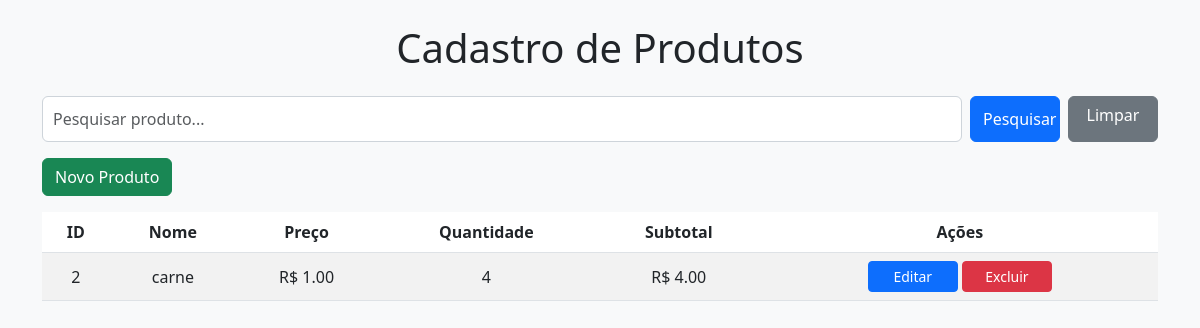
Before: / with the older database file.
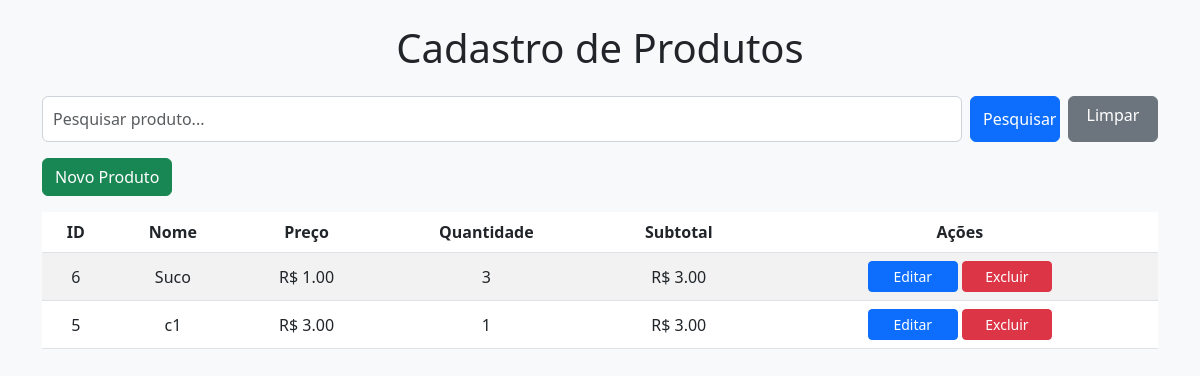
After: the same page with the newer database file.
### tables this page shows
CREATE TABLE produtos (
                            id INTEGER PRIMARY KEY AUTOINCREMENT,
                            nome TEXT NOT NULL,
                            preco REAL NOT NULL,
                            quantidade INTEGER NOT NULL,
                            subtotal REAL NOT NULL
                        );

### app.py (the view)
@app.route('/')
def index():
    with sqlite3.connect(DB) as conn:
        cursor = conn.execute("SELECT * FROM produtos ORDER BY id DESC")
        produtos = cursor.fetchall()
    return render_template('index.html', produtos=produtos)

### templates/index.html
{% extends 'base.html' %}
{% block conteudo %}
<form method="get" action="{{ url_for('pesquisar') }}" class="mb-3 d-flex" style="gap: 8px;">
    <input type="text" name="q" class="form-control" placeholder="Pesquisar produto..." value="{{ termo|default('') }}">
    <button type="submit" class="btn btn-primary">Pesquisar</button>
    <a href="{{ url_for('index') }}" class="btn btn-secondary">Limpar</a>
</form>
<a href="{{ url_for('criar') }}" class="btn btn-success mb-3">Novo Produto</a>
<table class="table table-striped">
    <thead>
        <tr>
            <th>ID</th>
            <th>Nome</th>
            <th>Preço</th>
            <th>Quantidade</th>
            <th>Subtotal</th>
            <th>Ações</th>
        </tr>
    </thead>
    <tbody>
        {% for p in produtos %}
        <tr>
            <td>{{ p[0] }}</td>
            <td>{{ p[1] }}</td>
            <td>R$ {{ "%.2f"|format(p[2]) }}</td>
            <td>{{ p[3] }}</td>
            <td>R$ {{ "%.2f"|format(p[4]) }}</td>
            <td>
                <a href="{{ url_for('editar', id=p[0]) }}" class="btn btn-primary btn-sm">Editar</a>
                <a href="{{ url_for('deletar', id=p[0]) }}" class="btn btn-danger btn-sm"
                    onclick="return confirm('Tem certeza?')">Excluir</a>
            </td>
        </tr>
        {% endfor %}
    </tbody>
</table>
{% endblock %}

### templates/base.html (shortened to what this page needs)
<!DOCTYPE html>
<html lang="pt-br">
<head>
    <link rel="stylesheet" href="{{ url_for('static', filename='style.css') }}">
    <link href="https://cdn.jsdelivr.net/npm/bootstrap@5.3.0/dist/css/bootstrap.min.css" rel="stylesheet">
</head>
<body class="bg-light">
    <div class="container mt-4">
        <h1 class="mb-4 text-center">Cadastro de Produtos</h1>
        {% block conteudo %}{% endblock %}
    </div>
</body>
</html>

### static/style.css (style rules this page uses)
body { background-color: #f8f9fa; font-family: 'Segoe UI', Tahoma, Geneva, Verdana, sans-serif; }
h1 { color: #343a40; text-align: center; margin-bottom: 30px; }
.table td, .table th { vertical-align: middle; text-align: center; }
.btn { min-width: 90px; }
input[type="text"], input[type="number"] { border-radius: 6px; border: 1px solid #ced4da; padding: 10px; }

Changed rows visible on the page:
removed produtos: id "2", nome "carne", preco "1.00", quantidade "4", subtotal "4.00"
added produtos: id "6", nome "Suco", preco "1.00", quantidade "3", subtotal "3.00"
added produtos: id "5", nome "c1", preco "3.00", quantidade "1", subtotal "3.00"
